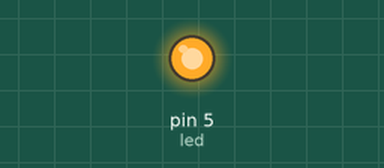
Bench run of a program on a simulated Raspberry Pi (header pin numbers). Shown: output pins drawn as LEDs (lit = HIGH).

Above: at 1.0 s.
At 3.0 s:
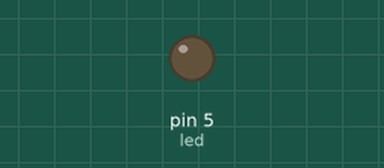
Timing chart, 0 to 5.2 s (numbered marks = the images above):
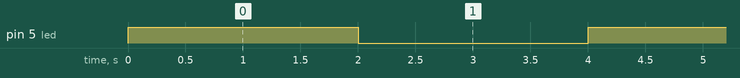

Measured:
- by itself, pin 5 (led): alternates HIGH for 2.0 s and LOW for 2.0 s

The program:

led_on_off.py
```python
import time
import RPi.GPIO as GPIO
GPIO.setmode(GPIO.BOARD)

led = 5
GPIO.setup(led, GPIO.OUT, initial = 0) # Setup LED and set it initially to OFF

while(True):
        GPIO.output(led, GPIO.HIGH) # Set LED to ON
        time.sleep(2) # Wait for 2 seconds

        GPIO.output(led, GPIO.LOW) # Set LED to OFF
        time.sleep(2) 
```
